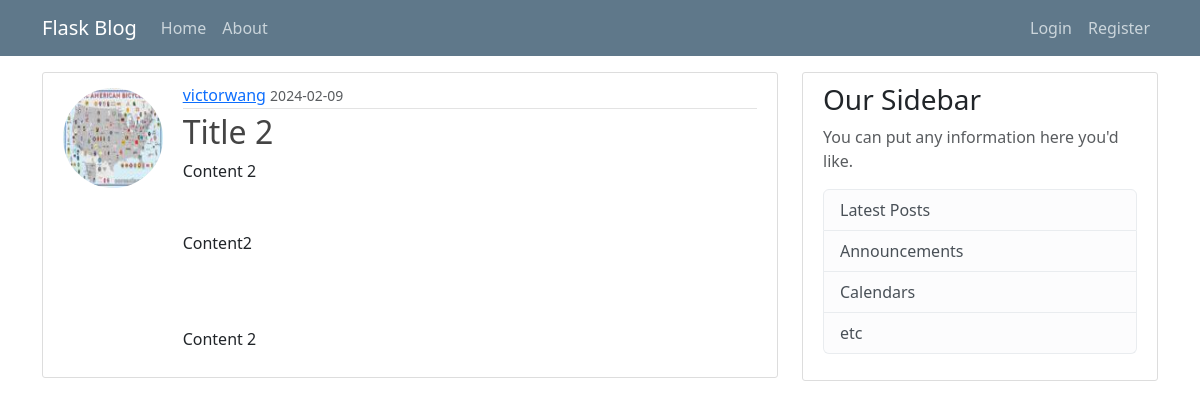
Screenshot of /post/2 with the database file from the repository.
### flaskblog/models.py (models this page shows, shortened)
class User(db.Model, UserMixin):
    id = db.Column(db.Integer, primary_key=True)
    username = db.Column(db.String(20), unique=True, nullable=False)
    email = db.Column(db.String(120), unique=True, nullable=False)
    image_file = db.Column(db.String(20), nullable=False, default='default.jpg')
    password = db.Column(db.String(60), nullable=False)
    posts = db.relationship('Post', backref='author', lazy=True)

class Post(db.Model):
    id = db.Column(db.Integer, primary_key=True)
    title = db.Column(db.String(100), nullable=False)
    date_posted = db.Column(db.DateTime, nullable=False, default=datetime.utcnow)
    content = db.Column(db.Text, nullable=False)
    user_id = db.Column(db.Integer, db.ForeignKey('user.id'), nullable=False)

### flaskblog/routes.py (the view)
@app.route("/post/<int:post_id>")
def post(post_id):
    post = Post.query.get_or_404(post_id)
    return render_template('post.html', title=post.title, post=post)

### flaskblog/templates/post.html (shortened to what this page needs)
{% extends 'layout.html' %}
{% block content %}
<article class="media content-section">
    <div class="row align-items-start">
        <div class="col-md-2 text-center align-self-start">
            <img class="rounded-circle article-img"
                src="{{ url_for('static', filename='profile_pics/' + post.author.image_file) }}"
                style="width: 100px; height: 100px; margin-top: 5px;">
        </div>
        <div class="col-md-10">
            <div class="media-body">
                <div class="article-metadata">
                    <a class="mr-2" href="#">{{ post.author.username }}</a>
                    <small class="text-muted">{{ post.date_posted.strftime('%Y-%m-%d') }}</small>
                </div>
                <h2 class="article-title">{{ post.title }}</h2>
                <p class="article-content">{{ post.content }}</p>
            </div>
        </div>
    </div>
</article>
{% endblock content %}

### flaskblog/static/main.css (style rules this page uses)
body { background: #fafafa; color: #333333; margin-top: 5rem; }
h1, h2, h3, h4, h5, h6 { color: #444444; }
.content-section { background: #ffffff; padding: 10px 20px; border: 1px solid #dddddd; border-radius: 3px; margin-bottom: 20px; }
.article-title { color: #444444; }
.article-content { white-space: pre-line; }
.article-img { height: 65px; width: 65px; margin-right: 16px; }
.article-metadata { padding-bottom: 1px; margin-bottom: 4px; border-bottom: 1px solid #e3e3e3 }

### rows the page displays
User: image_file (picture), author.username "victorwang"
Post: date_posted "2024-02-09", title "Title 2", content "Content 2 Content2 Content 2"
